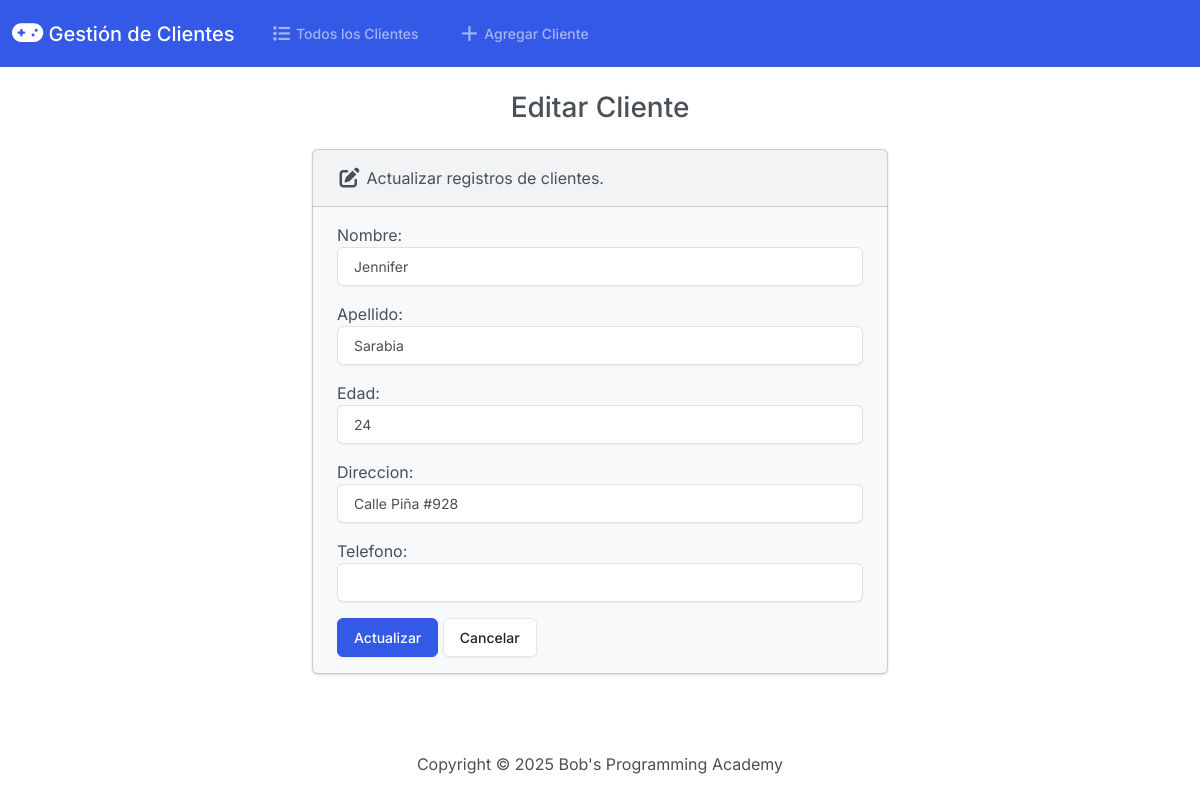
The page /edit/3/ on the database its author committed.
### app_clientes/models.py (models this page shows, shortened)
class Cliente(models.Model):
    nombre = models.CharField(max_length=50)
    apellido = models.CharField(max_length=50)
    edad = models.IntegerField()
    direccion = models.CharField(max_length=100)
    telefono = models.CharField(max_length=15)

### app_clientes/views.py (the view)
# urls.py: path('edit/<int:id>/', views.edit, name='edit'),
def edit(request, id):
    cliente = Cliente.objects.get(pk=id)
    if request.method == 'POST':
        form = ClienteForm(request.POST, instance=cliente)
        if form.is_valid():
            form.save()
            form = ClienteForm(instance=cliente)
            success = True
        else:
            success = False
    else:
        form = ClienteForm(instance=cliente)
        success = False
    return render(request, 'app_clientes/edit.html', {
        'form': form,
        'success': success
    })

### app_clientes/forms.py
class ClienteForm(forms.ModelForm):
    class Meta:
        model = Cliente
        fields = ['nombre', 'apellido', 'edad', 'direccion', 'telefono']
        labels = {
            'nombre': 'Nombre',
            'apellido': 'Apellido',
            'edad': 'Edad',
            'direccion': 'Direccion',
            'telefono': 'Telefono'
        }
        widgets = {
            'nombre': forms.TextInput(attrs={'class': 'form-control'}),
            'apellido': forms.TextInput(attrs={'class': 'form-control'}),
            'edad': forms.NumberInput(attrs={'class': 'form-control'}),
            'direccion': forms.TextInput(attrs={'class': 'form-control'}),
            'telefono': forms.NumberInput(attrs={'class': 'form-control'}),
        }

### app_clientes/templates/app_clientes/edit.html (shortened to what this page needs)
{% extends "app_clientes/base.html" %}
{% block body %}
    <h3 class="text-center m-4">Editar Cliente</h3>
    {% if success %}
        <div class="alert alert-success" role="alert">
            Cliente editado exitosamente.
            <a href="{% url 'index' %}" class="alert-link">Ir a la página de inicio</a>
        </div>
    {% else %}
        <div class="row justify-content-center">
            <div class="col-6">
                <div class="card bg-light mb-3">
                    <div class="card-header">
                        <i class="fa-solid fa-pen-to-square fa-lg"></i> Actualizar registros de clientes.
                    </div>
                    <div class="card-body">
                        <form action="" method="POST">
                            {{ form.as_p }}
                            <button type="submit" class="btn btn-primary">Actualizar</button>
                            <a href="{% url 'index' %}" class="btn btn-secondary">Cancelar</a>
                        </form>
                    </div>
                </div>
            </div>
        </div>
    {% endif %}
{% endblock %}

### rows shown on the page
Cliente: nombre "Jennifer", apellido "Sarabia", edad "24", direccion "Calle Piña #928"
